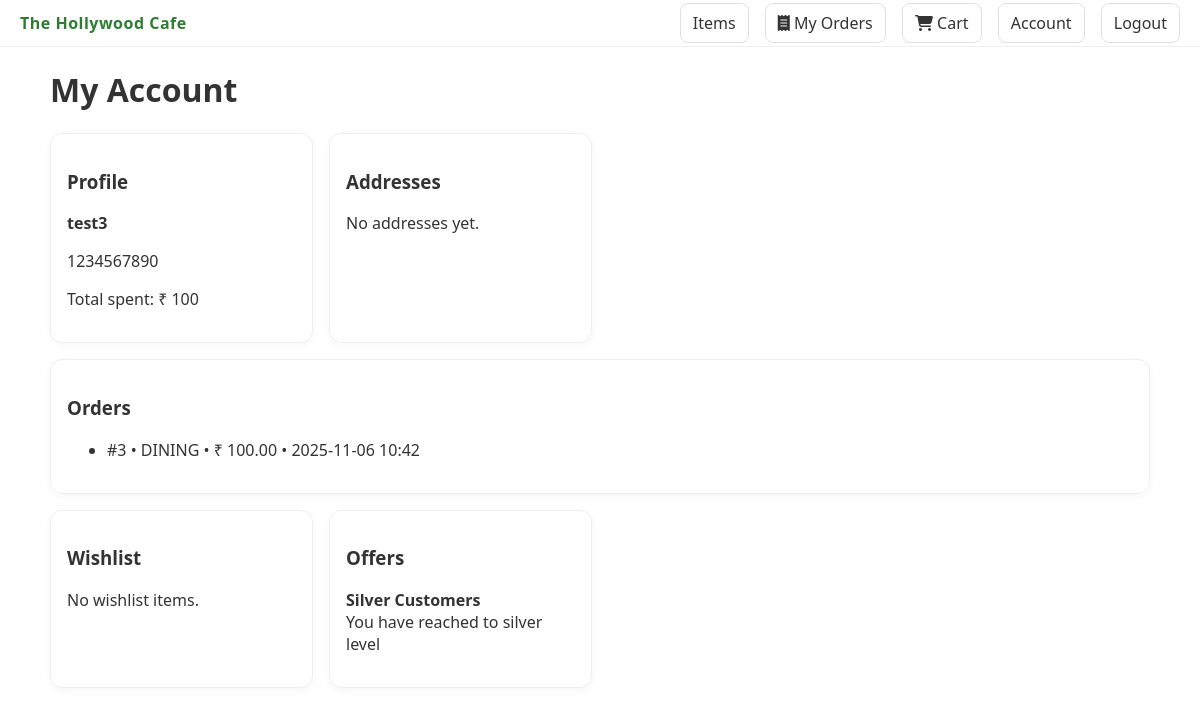
/account/ (signed in), run on the app's committed database.
### cafe/models.py (models this page shows, shortened)
class TimeStampedModel(models.Model):
    created_at = models.DateTimeField(auto_now_add=True)
    updated_at = models.DateTimeField(auto_now=True)
    class Meta:
        abstract = True

class Customer(TimeStampedModel):
    user = models.OneToOneField(settings.AUTH_USER_MODEL, on_delete=models.SET_NULL, null=True, blank=True, related_name='customer_profile')
    name = models.CharField(max_length=200)
    phone = models.CharField(max_length=20)
    email = models.EmailField(blank=True, null=True)
    @property
    def total_spent(self):
        from django.db.models import Sum
        agg = self.orders.aggregate(s=Sum('total_amount'))
        return agg.get('s') or 0

class Order(TimeStampedModel):
    ORDER_TYPE_CHOICES = (
        ('DINING', 'Dining'),
        ('DELIVERY', 'Delivery'),
    )
    STATUS_CHOICES = (
        ('PENDING_PAYMENT', 'Pending Payment'),
        ('PAID', 'Paid'),
        ('PREPARING', 'Preparing'),
        ('READY_FOR_DELIVERY', 'Ready for Delivery'),
        ('OUT_FOR_DELIVERY', 'Out for Delivery'),
        ('COMPLETED', 'Completed'),
        ('CANCELED', 'Canceled'),
        ('REJECTED', 'Rejected'),
    )
    customer = models.ForeignKey(Customer, on_delete=models.SET_NULL, null=True, related_name='orders')
    order_type = models.CharField(max_length=20, choices=ORDER_TYPE_CHOICES)
    table_no = models.CharField(max_length=20, blank=True)  # only for dining
    delivery_address = models.ForeignKey(Address, on_delete=models.SET_NULL, null=True, blank=True)
    total_amount = models.DecimalField(max_digits=12, decimal_places=2)
    status = models.CharField(max_length=20, choices=STATUS_CHOICES, default='PENDING_PAYMENT')
    sent_to_chef_at = models.DateTimeField(null=True, blank=True)
    preparing_started_at = models.DateTimeField(null=True, blank=True)
    ready_at = models.DateTimeField(null=True, blank=True)
    completed_at = models.DateTimeField(null=True, blank=True)
    class Meta:
        ordering = ['-created_at']

class Offer(TimeStampedModel):
    title = models.CharField(max_length=200)
    description = models.TextField(blank=True)
    percent_off = models.DecimalField(max_digits=5, decimal_places=2, blank=True, null=True)
    amount_off = models.DecimalField(max_digits=10, decimal_places=2, blank=True, null=True)
    starts_at = models.DateTimeField(blank=True, null=True)
    ends_at = models.DateTimeField(blank=True, null=True)
    active = models.BooleanField(default=True)

### cafe/views.py (the view)
# urls.py: path('account/', views.my_account_view, name='my_account'),
def my_account_view(request):
    cart = get_or_create_cart(request)
    customer = cart.customer
    offers = Offer.objects.filter(active=True)
    session_wishlist_ids = get_session_wishlist_ids(request)
    wishlist_items = []
    if customer:
        wishlist_items = list(WishlistItem.objects.filter(customer=customer).select_related('item'))
    context = {
        'customer': customer,
        'orders': customer.orders.all().prefetch_related('items', 'payment').order_by('-created_at') if customer else [],
        'addresses': customer.addresses.all() if customer else [],
        'offers': offers,
        'session_wishlist_ids': session_wishlist_ids,
        'wishlist_items': wishlist_items,
    }
    return render(request, 'cafe/account.html', context)

### cafe/context_processors.py (called while the page is built)
def cart_context(request):
    try:
        cart = get_or_create_cart(request)
        count = sum(ci.quantity for ci in cart.items.all())
        total = sum(ci.subtotal for ci in cart.items.all())
    except Exception:
        count = 0
        total = 0
    return {
        'cart_count': count,
        'cart_total': total,
    }

### cafe/utils.py (called while the page is built)
def get_or_create_cart(request):
    if not request.session.session_key:
        request.session.save()
    session_key = request.session.session_key
    cart = Cart.objects.filter(session_key=session_key, status='OPEN').first()
    if request.user.is_authenticated and hasattr(request.user, 'customer_profile'):
        customer = request.user.customer_profile
        if cart:
            cart.customer = customer
            cart.save()
        else:
            cart = Cart.objects.filter(customer=customer, status='OPEN').first()
            if not cart:
                cart = Cart.objects.create(session_key=session_key, customer=customer, status='OPEN')
    elif not cart:
        cart = Cart.objects.create(session_key=session_key, status='OPEN')
    return cart

def get_session_wishlist_ids(request):
    key = 'wishlist_item_ids'
    if key not in request.session:
        request.session[key] = []
    return request.session[key]

### cafe/templates/cafe/account.html (shortened to what this page needs)
{% extends 'base.html' %}
{% block content %}
  <h1>My Account</h1>
  {% if not customer %}
    <div class="card">
      <p>No customer profile yet. Start checkout to create your account.</p>
      <div style="display:flex;gap:8px;">
        <a class="btn" href="{% url 'checkout_dining' %}">Dining</a>
        <a class="btn secondary" href="{% url 'checkout_delivery' %}">Delivery</a>
      </div>
    </div>
  {% else %}
    <div class="grid">
      <div class="card">
        <h3>Profile</h3>
        <p><strong>{{ customer.name }}</strong></p>
        <p>{{ customer.phone }}{% if customer.email %} • {{ customer.email }}{% endif %}</p>
        <p>Total spent: ₹ {{ customer.total_spent }}</p>
      </div>
      <div class="card">
        <h3>Addresses</h3>
        {% for a in addresses %}
          <p>{% if a.is_default %}<strong>Default</strong> • {% endif %}{{ a.line1 }}, {{ a.city }}</p>
        {% empty %}
          <p>No addresses yet.</p>
        {% endfor %}
      </div>
      <div class="card" style="grid-column: 1 / -1;">
        <h3>Orders</h3>
        {% if orders %}
          <ul>
            {% for o in orders %}
              <li>#{{ o.id }} • {{ o.order_type }} • ₹ {{ o.total_amount }} • {{ o.created_at|date:"Y-m-d H:i" }}</li>
            {% endfor %}
          </ul>
        {% else %}
          <p>No orders yet.</p>
        {% endif %}
      </div>
      <div class="card">
        <h3>Wishlist</h3>
        {% if wishlist_items %}
          <ul>
            {% for w in wishlist_items %}
              <li>{{ w.item.name }} — ₹ {{ w.item.price }}
                <a href="{% url 'wishlist_remove' w.item.id %}">Remove</a>
              </li>
            {% endfor %}
          </ul>
        {% else %}
          {% if session_wishlist_ids %}
            <p>Session wishlist (not saved):</p>
            <ul>
              {% for wid in session_wishlist_ids %}
                <li>Item #{{ wid }}
                  <a href="{% url 'wishlist_remove' wid %}">Remove</a>
                </li>
              {% endfor %}
            </ul>
            <p>Complete checkout to save your wishlist to your account.</p>
          {% else %}
            <p>No wishlist items.</p>
          {% endif %}
        {% endif %}
      </div>
      <div class="card">
        <h3>Offers</h3>
        {% for off in offers %}
          <p><strong>{{ off.title }}</strong><br/>{{ off.description }}</p>
        {% empty %}
          <p>No offers currently.</p>
        {% endfor %}
      </div>
    </div>
  {% endif %}
{% endblock %}

### cafemanagementsystem/static/css/styles.css (style rules this page uses)
:root { --primary: #2e7d32; --accent: #ff7043; --bg: #ffffff; --text: #333333; }
body { font-family: system-ui, -apple-system, Segoe UI, Roboto, "Helvetica Neue", Arial, "Noto Sans", "Apple Color Emoji", "Segoe UI Emoji"; color: var(--text); background: var(--bg); margin: 0; }
.card { border: 1px solid #eee; border-radius: 12px; padding: 16px; box-shadow: 0 2px 8px rgba(0,0,0,0.04); }
.grid { display: grid; grid-template-columns: repeat(auto-fill, minmax(220px, 1fr)); gap: 16px; }

### data on the page
Customer: name "test3", phone "1234567890", total_spent "100"
Order: id "3", order_type "DINING", total_amount "100.00", created_at "2025-11-06 10:42"
Offer: title "Silver Customers", description "You have reached to silver level"
